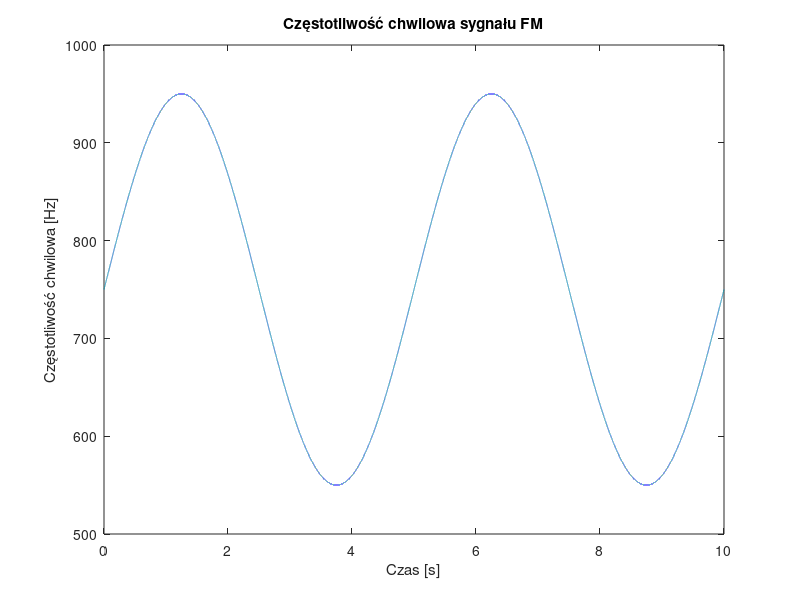

This figure's MATLAB source:
% zadanie 2.6
clear all; close all;

fpr = 8000;
Nx = 10*fpr;
% sygnal bedzie trwac 5 sekund
dt = 1/fpr;
n = 0:Nx-1;
t = dt*n;
A = 1;

fa = 2;     % czestotliwosc sygnalu modulujacego AM
            % czyli amplituda bedzie zmieniana z ta czestotliwoscia
kA = 0.3;   % glebokosc modulacji
mA = sin(2*pi*fa*t);

fc = 750;   % czestotliwosc nosna
fm = 0.2;     % czestotliwosc sygnalu modulujacego FM
            % (czyli częstotliwość nośna będzie zmieniania z tą częstotliwością - np. 2Hz = 2 razy na sekundę)
kF = 200;    % głębokość modulacji częstotliwości: mówi jak bardzo zmieni się częstotliwość chwilowa

mF = sin(2*pi*fm*t);

x = A*(1+kA*mA) .* sin(2*pi*(fc*t+kF*cumsum(mF)*dt));
soundsc(x,fpr);


% figure;
% plot(t(1:100),x(1:100)); grid; title('Sygnal x(t)'); xlabel('czas [s]'); ylabel('Amplituda');

% czestotliwosc chwilowa (pochodna fazy)
figure;
fi = fc + kF * mF;
plot(t, fi);
xlabel('Czas [s]');
ylabel('Częstotliwość chwilowa [Hz]');
title('Częstotliwość chwilowa sygnału FM');



% sygnal FM: A*cos(2pi*f*t + 2pi*k*calka(m(t)dt)
% numeryczne calkowanie za pomoca sumy kumulacyjnej
% calka(m(t)dt) = suma(m(i) * Ts = 1/fs * suma(m(i))

% modulacja AM-FM - modulujemy aplitude i częstotliwość
% x2=sin(2*pi*1*t);
% x6=sin(2*pi*(10*t-(9/(2*pi*1)*cos(2*pi*1*t)))); % sinus. FM: 9Hz wokol 10Hz 1x na sec 
% x7=sin(2*pi*(10*t+9*cumsum(x2)*dt));            % to samo co x6; dlaczego?
% x = x6;

% plot(t,x,'o-'); grid; title('Sygnal x(t)'); xlabel('czas [s]'); ylabel('Amplituda'); 

% soundsc(x, fpr);